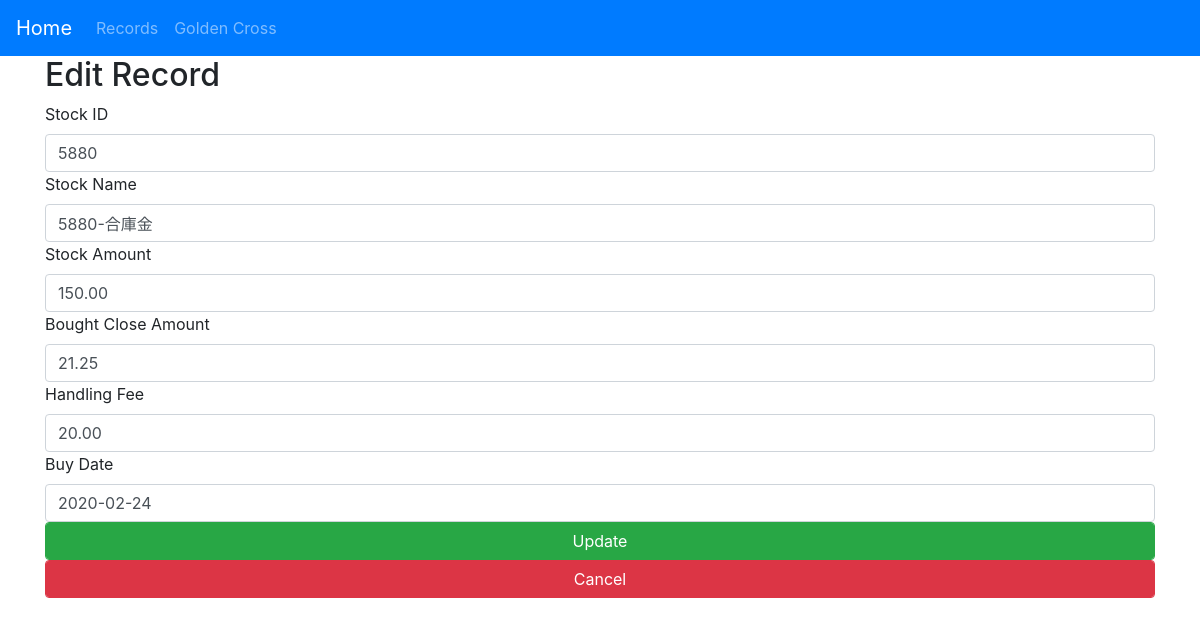
Page /edit/8 on the committed database.
### app/models.py (models this page shows, shortened)
class StockHolding(db.Model):
    id = db.Column(db.Integer, primary_key=True)
    stock_id = db.Column(db.String(20))
    stock_name = db.Column(db.String(50))
    stock_amount = db.Column(db.Numeric(20, 2))
    close_amount = db.Column(db.Numeric(20, 2))
    handling_fee = db.Column(db.Numeric(20, 2))
    money_spent = db.Column(db.Numeric(20, 2))
    buy_date = db.Column(db.String(20))

### app/views.py (the view, shortened to what this page needs)
@app.route('/edit/<int:id>', methods=['GET', 'POST'])
def edit(id):
    record = StockHolding.query.get_or_404(id)
    if request.method == 'GET':
        return render_template('edit.html', record=record)

### app/templates/edit.html (shortened to what this page needs)
{% extends 'base.html' %}
{% block body %}
    <h2>Edit Record</h2>
    <form class="form-group" action="/edit/{{ record.id }}" method="post">
        <label for="stock_id">Stock ID</label>
        <input class="form-control" type="text" name="stock_id" id="stock_id" value="{{ record.stock_id }}" />
        <label for="stock_name">Stock Name</label>
        <input class="form-control" type="text" name="stock_name" id="stock_name" value="{{ record.stock_name }}" />
        <label for="stock_amount">Stock Amount</label>
        <input class="form-control" type="text" name="stock_amount" id="stock_amount" value="{{ record.stock_amount }}" />
        <label for="close_amount">Bought Close Amount</label>
        <input class="form-control" type="text" name="close_amount" id="close_amount" value="{{ record.close_amount }}" />
        <label for="handling_fee">Handling Fee</label>
        <input class="form-control" type="handling_fee" name="handling_fee" id="handling_fee" value="{{ record.handling_fee }}" />
        <label for="buy_date">Buy Date</label>
        <input class="form-control" type="text" name="buy_date" id="buy_date" value="{{ record.buy_date }}" />
        <input class="btn btn-success form-control" type="submit" value="Update" />
        <input class="btn btn-danger form-control" type="button" value="Cancel" onclick="return location.href='/records/1';" />
    </form>
{% endblock %}

### rows in the picture
StockHolding: stock_id "5880", stock_name "5880-合庫金", stock_amount "150.00", close_amount "21.25", handling_fee "20.00", buy_date "2020-02-24"
